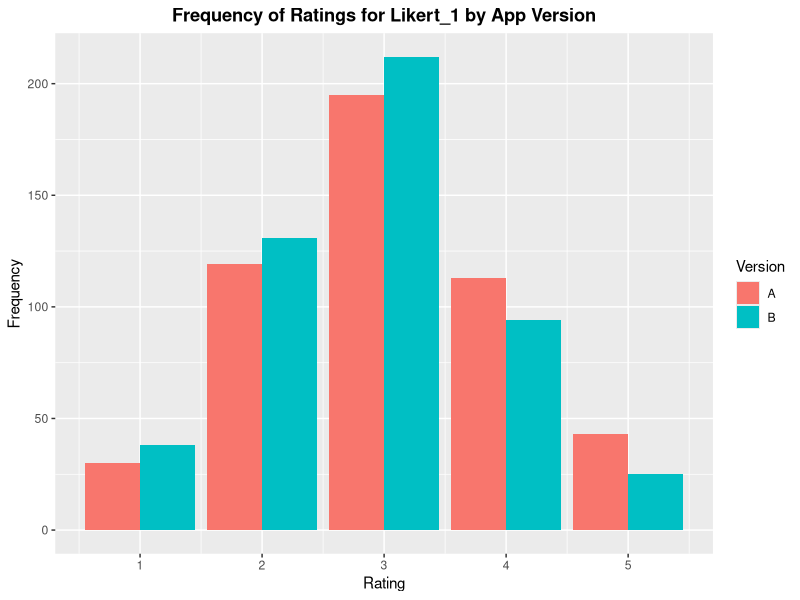
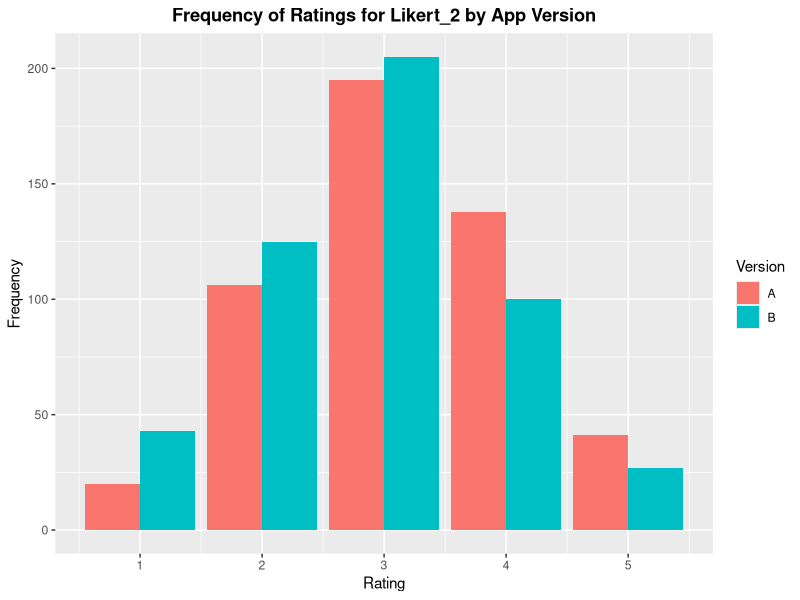
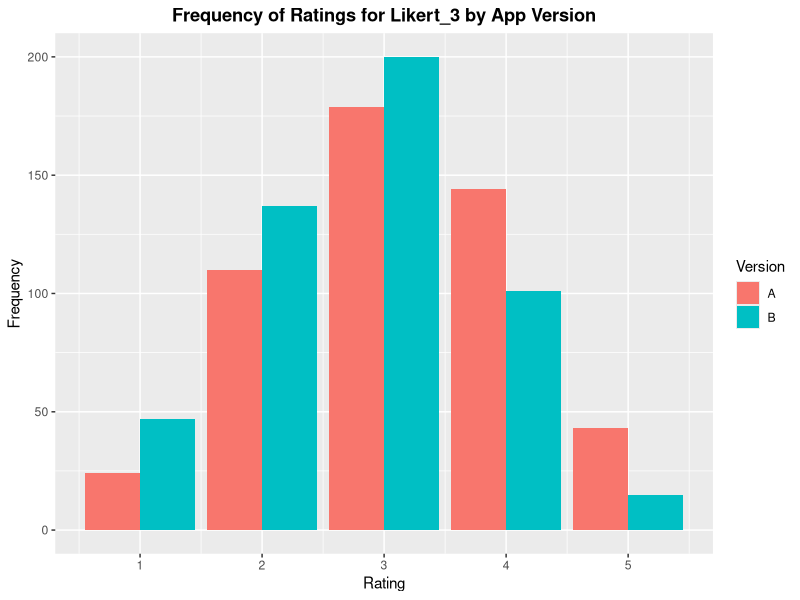
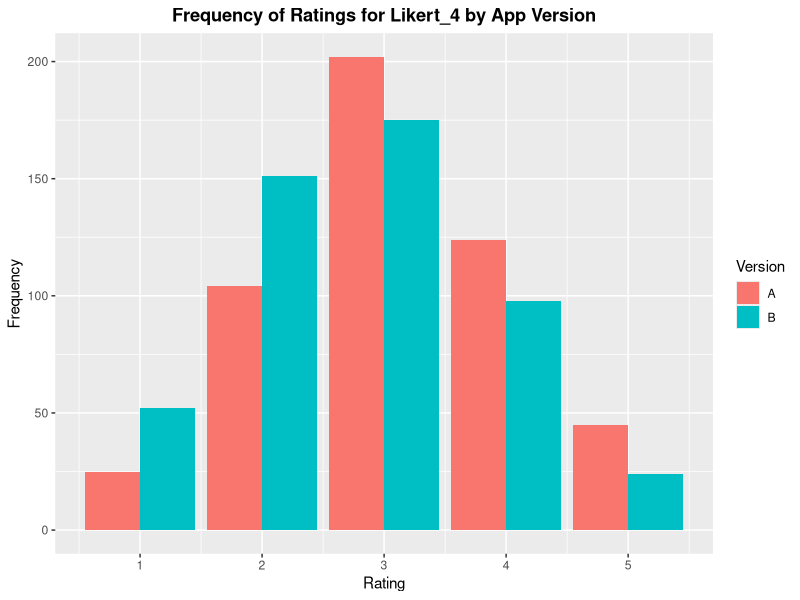
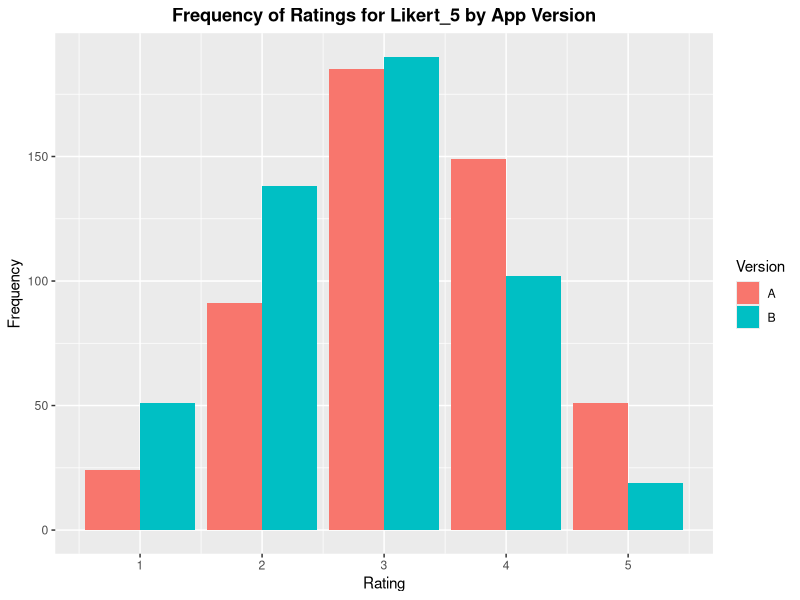
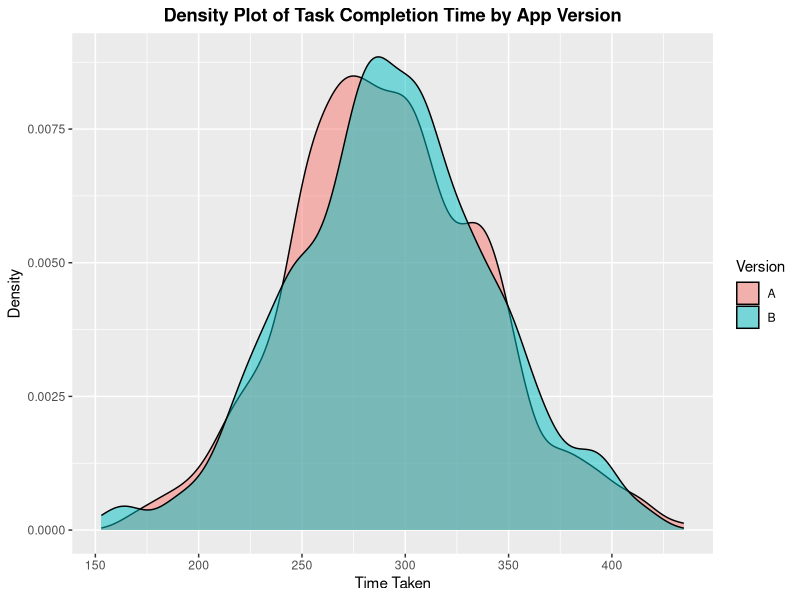

Here is the R script that generated these plots, in order:
# Install necessary packages
install.packages("ggplot2")
install.packages("dplyr")
install.packages("tidyr")

# Load the packages
library(ggplot2)
library(dplyr)
library(tidyr)

# Read the CSV file
data <- read.csv("Lab/sample_data.csv")

# Function to create a bar chart for a given Likert question
plot_question_versions <- function(question) {
  # Create a bar chart comparing the number of responses for each rating
  ggplot(filter(data, grepl(question, Likert)), aes(x = Likert_Rating, fill = Version)) +
    geom_bar(position = "dodge") +
    labs(title = paste("Frequency of Ratings for", question, "by App Version"),
         x = "Rating",
         y = "Frequency") +
    theme(plot.title = element_text(hjust = 0.5, face = "bold"))
}

# Loop through each question and plot
for (question in unique(data$Likert)) {
  print(plot_question_versions(question))
}

# Density plot of task completion time by app version
ggplot(data, aes(x = Time_Taken, fill = Version)) +
  geom_density(alpha = 0.5) +
  labs(title = "Density Plot of Task Completion Time by App Version",
       x = "Time Taken",
       y = "Density") +
  theme(plot.title = element_text(hjust = 0.5, face = "bold"))

# Compute summary statistics for Likert_Rating for each version and Likert question
summary_stats_likert <- data %>%
  group_by(Version, Likert) %>%
  summarize(
    Count = n(),
    Mean = mean(Likert_Rating),
    Median = median(Likert_Rating),
    Standard_Deviation = sd(Likert_Rating),
    Min = min(Likert_Rating),
    Max = max(Likert_Rating),
    .groups = "drop"
  )

# Remove duplicates as data is in wide format
unique_time_data <- data %>%
  group_by(Participant_ID, Version) %>%
  distinct(Time_Taken, .keep_all = TRUE)

# Compute summary statistics for Time_Taken for each version
summary_stats_time <- unique_time_data %>%
  group_by(Version) %>%
  summarize(
    Count = n(),
    Mean = mean(Time_Taken),
    Median = median(Time_Taken),
    Standard_Deviation = sd(Time_Taken),
    Min = min(Time_Taken),
    Max = max(Time_Taken),
    .groups = "drop"
  )

# Print the summary statistics
print(summary_stats_likert)
print(summary_stats_time)

# Initialize an empty data frame to store the results
wilcox_test_results <- data.frame(
  Question = character(),
  W = numeric(),
  P_Value = numeric(),
  stringsAsFactors = FALSE
)

# Loop through each unique Likert question
for (question in unique(data$Likert)) {
  # Subset the data to only include rows related to the current Likert question
  question_data <- filter(data, Likert == question)

  # Perform the Wilcoxon signed rank test
  wilcox_test_result <- wilcox.test(Likert_Rating ~ Version, data = question_data)

  # Store the results in the data frame
  wilcox_test_results <- rbind(wilcox_test_results, data.frame(
    Question = question,
    W = wilcox_test_result$statistic,
    P_Value = wilcox_test_result$p.value
  ))
}

# Print the data frame
print(wilcox_test_results)

# Subset the data for each version and perform the unpaired t-test
t_test_result <- t.test(filter(unique_time_data, Version == "A")$Time_Taken,
                        filter(unique_time_data, Version == "B")$Time_Taken)

# Print the results
print(t_test_result)

# Convert the Expertise column to a factor with ordered levels
data$Expertise <- factor(data$Expertise, ordered = TRUE, levels = c("Beginner", "Intermediate", "Advanced"))

# Fit the model
model <- glm(Time_Taken ~ Expertise + Version * Task, data = data, family = gaussian())

# Print the model summary
summary(model)